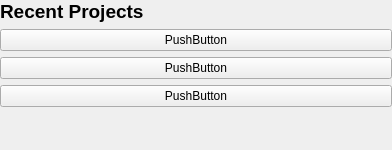
<?xml version="1.0" encoding="UTF-8"?>
<ui version="4.0">
 <class>RecentProjectsWidget</class>
 <widget class="QWidget" name="RecentProjectsWidget">
  <property name="geometry">
   <rect>
    <x>0</x>
    <y>0</y>
    <width>392</width>
    <height>150</height>
   </rect>
  </property>
  <property name="windowTitle">
   <string>Form</string>
  </property>
  <layout class="QGridLayout" name="gridLayout">
   <property name="leftMargin">
    <number>0</number>
   </property>
   <property name="topMargin">
    <number>0</number>
   </property>
   <property name="rightMargin">
    <number>0</number>
   </property>
   <property name="bottomMargin">
    <number>0</number>
   </property>
   <item row="0" column="0">
    <layout class="QVBoxLayout" name="verticalLayout">
     <item>
      <layout class="QFormLayout" name="formLayout">
       <property name="fieldGrowthPolicy">
        <enum>QFormLayout::AllNonFixedFieldsGrow</enum>
       </property>
       <item row="2" column="0" colspan="2">
        <widget class="QPushButton" name="btnRecent1">
         <property name="sizePolicy">
          <sizepolicy hsizetype="Minimum" vsizetype="Preferred">
           <horstretch>0</horstretch>
           <verstretch>0</verstretch>
          </sizepolicy>
         </property>
         <property name="text">
          <string>PushButton</string>
         </property>
        </widget>
       </item>
       <item row="3" column="0" colspan="2">
        <widget class="QPushButton" name="btnRecent2">
         <property name="sizePolicy">
          <sizepolicy hsizetype="Minimum" vsizetype="Preferred">
           <horstretch>0</horstretch>
           <verstretch>0</verstretch>
          </sizepolicy>
         </property>
         <property name="text">
          <string>PushButton</string>
         </property>
        </widget>
       </item>
       <item row="4" column="0" colspan="2">
        <widget class="QPushButton" name="btnRecent3">
         <property name="sizePolicy">
          <sizepolicy hsizetype="Minimum" vsizetype="Preferred">
           <horstretch>0</horstretch>
           <verstretch>0</verstretch>
          </sizepolicy>
         </property>
         <property name="text">
          <string>PushButton</string>
         </property>
        </widget>
       </item>
       <item row="1" column="0" colspan="2">
        <widget class="QLabel" name="label">
         <property name="sizePolicy">
          <sizepolicy hsizetype="Preferred" vsizetype="Preferred">
           <horstretch>0</horstretch>
           <verstretch>0</verstretch>
          </sizepolicy>
         </property>
         <property name="font">
          <font>
           <pointsize>14</pointsize>
           <weight>75</weight>
           <bold>true</bold>
          </font>
         </property>
         <property name="text">
          <string>Recent Projects</string>
         </property>
        </widget>
       </item>
      </layout>
     </item>
    </layout>
   </item>
  </layout>
 </widget>
 <resources/>
 <connections/>
</ui>
